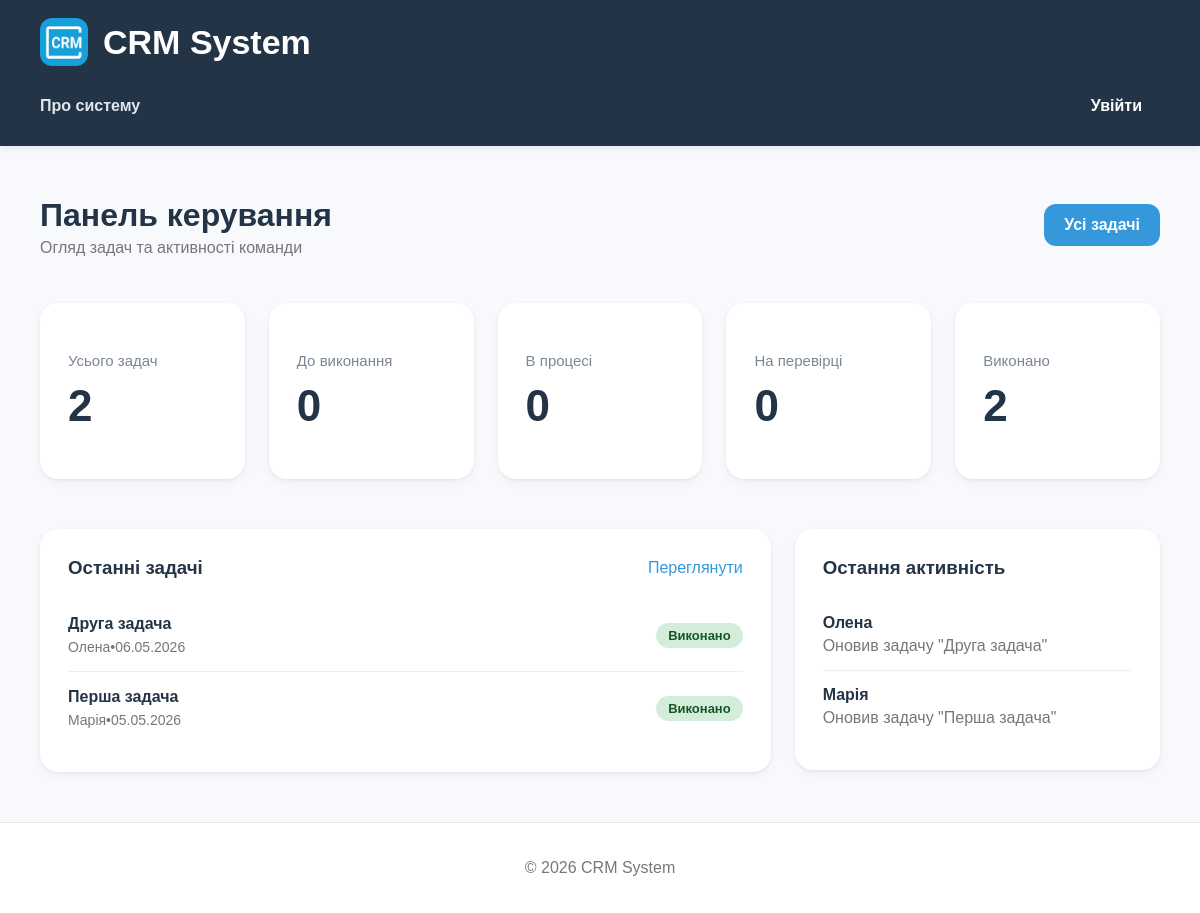
The app's page /, older data.
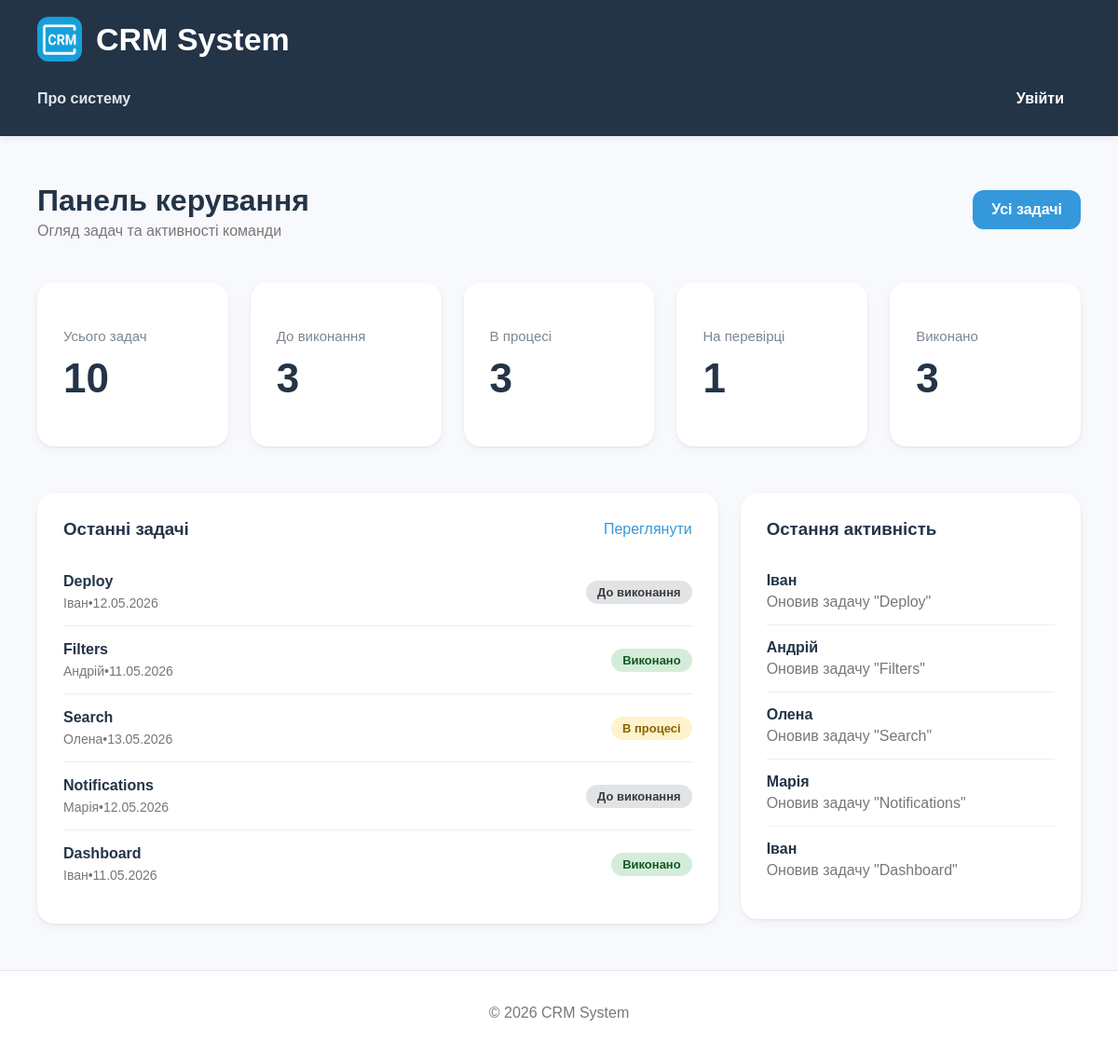
The same page, newer data.
### srm_app/models.py (models this page shows, shortened)
class Task(models.Model):
    STATUS_CHOICES = [
        ('todo', 'До виконання'),
        ('in_progress', 'В процесі'),
        ('review', 'На перевірці'),
        ('done', 'Виконано'),
    ]
    PRIORITY_CHOICES = [
        ('low', 'Низький'),
        ('medium', 'Середній'),
        ('high', 'Високий'),
        ('urgent', 'Терміновий'),
    ]
    title = models.CharField(max_length=255)
    description = models.TextField()
    status = models.CharField(max_length=20, choices=STATUS_CHOICES, default='todo')
    priority = models.CharField(max_length=20, choices=PRIORITY_CHOICES, default='low')
    assignee = models.CharField(max_length=100)
    deadline = models.DateTimeField()
    created_at = models.DateTimeField(auto_now_add=True)

### srm_app/views.py (the view)
# urls.py: 2. Add a URL to urlpatterns:  path('', views.home, name='home')
def home(request):
    total_tasks = Task.objects.count()
    todo_tasks = Task.objects.filter(status='todo').count()
    in_progress_tasks = Task.objects.filter( status='in_progress').count()
    review_tasks = Task.objects.filter(status='review').count()
    done_tasks = Task.objects.filter( status='done').count()
    latest_tasks = Task.objects.order_by('-created_at')[:5]
    context = {
        'total_tasks': total_tasks,
        'todo_tasks': todo_tasks,
        'in_progress_tasks': in_progress_tasks,
        'done_tasks': done_tasks,
        'review_tasks': review_tasks,
        'latest_tasks': latest_tasks,
    }
    return render(request, 'srm_app/home.html', context)

### srm_app/templates/srm_app/home.html (shortened to what this page needs)
{% extends 'srm_app/base.html' %}
{% block content %}
<div class="dashboard-header">
    <div>
        <h1>Панель керування</h1>
        <p>Огляд задач та активності команди</p>
    </div>
    <a class="btn" href="{% url 'task_list' %}">Усі задачі</a>
</div>
<div class="stats-grid">
    <div class="card stat-card">
        <p>Усього задач</p>
        <h2>{{ total_tasks }}</h2>
    </div>
    <div class="card stat-card">
        <p>До виконання</p>
        <h2>{{ todo_tasks }}</h2>
    </div>
    <div class="card stat-card">
        <p>В процесі</p>
        <h2>{{ in_progress_tasks }}</h2>
    </div>
    <div class="card stat-card">
        <p>На перевірці</p>
        <h2>{{ review_tasks }}</h2>
    </div>
    <div class="card stat-card">
        <p>Виконано</p>
        <h2>{{ done_tasks }}</h2>
    </div>
</div>
<div class="dashboard-grid">
    <div class="card">
        <div class="section-title">
            <h3>Останні задачі</h3>
            <a href="{% url 'task_list' %}">Переглянути</a>
        </div>
        {% for task in latest_tasks %}
            <div class="recent-task">
                <div>
                    <strong>{{ task.title }}</strong>
                    <p>{{ task.assignee }}•{{ task.deadline|date:"d.m.Y" }}</p>
                </div>
                <span class="task-status status-{{ task.status }}">
                    {{ task.get_status_display }}
                </span>
            </div>
        {% empty %}
            <p>Задач поки немає</p>
        {% endfor %}
    </div>
    <div class="card">
        <div class="section-title">
            <h3>Остання активність</h3>
        </div>
        {% for task in latest_tasks %}
            <div class="activity-item">
                <strong>{{ task.assignee }}</strong>
                <p>Оновив задачу "{{ task.title }}"</p>
            </div>
        {% empty %}
            <p>Активності немає</p>
        {% endfor %}
    </div>
</div>
{% endblock %}

### srm_app/templates/srm_app/base.html (shortened to what this page needs)
<!DOCTYPE html>
<html lang="uk">
<head>
    {% load static %}
    <link rel="stylesheet" href="{% static 'srm_app/css/style.css' %}">
</head>
<body>
{% include 'srm_app/includes/header.html' %}
<main>
    {% block content %}
    {% endblock %}
</main>
{% include 'srm_app/includes/footer.html' %}
</body>
</html>

### srm_app/templates/srm_app/includes/header.html (shortened to what this page needs)
{% load static %}
<header>
    <div class="header-flex">
        <img src="{% static 'srm_app/images/logo.png' %}" class="logo">
        <h2>CRM System</h2>
    </div>
    <nav>
        <a href="{% url 'about' %}">Про систему</a>
        <div class="nav-auth">
        {% if user.is_authenticated %}
            <span class="nav-user">{{ user.username }}</span>
            <form method="post" action="{% url 'logout' %}">
                {% csrf_token %}
                <button type="submit" class="logout-btn">
                    Вийти
                </button>
            </form>
        {% else %}
            <a href="{% url 'login' %}" class="login-link">
                Увійти
            </a>
        {% endif %}
    </div>
</nav>
</header>

### srm_app/templates/srm_app/includes/footer.html
<footer>
    <p>© 2026 CRM System</p>
</footer>

### srm_app/static/srm_app/css/style.css (style rules this page uses)
body { margin: 0; font-family: Arial, sans-serif; background-color: #f7f9fc; color: #243447; min-height: 100vh; display: flex; flex-direction: column; }
header { background-color: #243447; color: white; padding: 18px 40px; box-shadow: 0 2px 8px rgba(0, 0, 0, 0.08); }
.header-flex { display: flex; align-items: center; gap: 15px; }
.logo { width: 48px; height: 48px; border-radius: 12px; }
header h2 { margin: 0; font-size: 34px; }
nav { margin-top: 18px; display: flex; align-items: center; gap: 25px; min-height: 44px; }
.nav-auth { margin-left: auto; display: flex; align-items: center; gap: 18px; }
nav a { color: #dfe6ee; text-decoration: none; font-weight: 600; transition: 0.2s; position: relative; }
main { flex: 1; width: 100%; max-width: 1500px; margin: 30px auto; padding: 0 40px; box-sizing: border-box; }
.card { background-color: white; border-radius: 18px; padding: 28px; margin-bottom: 20px; box-shadow: 0 4px 10px rgba(0, 0, 0, 0.04), 0 1px 3px rgba(0, 0, 0, 0.06); transition: 0.2s; }
.task-status { display: inline-block; padding: 5px 12px; border-radius: 20px; font-size: 13px; font-weight: bold; }
.status-done { background-color: #d4edda; color: #155724; }
.status-in_progress { background-color: #fff3cd; color: #856404; }
.status-todo { background-color: #e2e3e5; color: #383d41; }
.dashboard-header { display: flex; justify-content: space-between; align-items: center; margin-bottom: 30px; }
.dashboard-header h1 { margin-bottom: 5px; }
.dashboard-header p { color: #777; margin-top: 0; }
.stats-grid { display: grid; grid-template-columns: repeat(5, 1fr); gap: 24px; margin-bottom: 30px; }
.stat-card { min-height: 120px; display: flex; flex-direction: column; justify-content: center; }
.stat-card h2 { margin: 12px 0 0; font-size: 44px; color: #243447; }
.stat-card p { margin: 0; color: #7b8794; font-size: 15px; }
.dashboard-grid { display: grid; grid-template-columns: 2fr 1fr; gap: 24px; align-items: start; }
.section-title { display: flex; justify-content: space-between; align-items: center; margin-bottom: 20px; }
.section-title h3 { margin: 0; }
.section-title a { text-decoration: none; color: #3498db; }
.recent-task { display: flex; justify-content: space-between; align-items: center; padding: 16px 0; border-bottom: 1px solid #eee; }
.recent-task:last-child { border-bottom: none; }
.recent-task p { margin: 6px 0 0; color: #777; font-size: 14px; }
.activity-item { padding: 15px 0; border-bottom: 1px solid #eee; }
.activity-item:last-child { border-bottom: none; }
.activity-item p { margin: 5px 0 0; color: #777; }
.btn { display: inline-flex; align-items: center; justify-content: center; background-color: #3498db; color: white; text-decoration: none; padding: 12px 20px; border-radius: 12px; transition: 0.2s; font-weight: 600; border: none; cursor: pointer; }
footer { margin-top: auto; width: 100%; background-color: white; border-top: 1px solid #e5e7eb; padding: 20px 0; display: flex; justify-content: center; align-items: center; color: #777; }
.login-link { color: white; text-decoration: none; font-weight: 600; padding: 10px 18px; border-radius: 10px; transition: 0.2s; }

Row changes from the older to the newer data that the page shows:
removed Task: title "Друга задача", assignee "Олена", deadline "06.05.2026", status "Виконано"
removed Task: title "Перша задача", assignee "Марія", deadline "05.05.2026", status "Виконано"
added Task: title "Deploy", assignee "Іван", deadline "12.05.2026", status "До виконання"
added Task: title "Filters", assignee "Андрій", deadline "11.05.2026", status "Виконано"
added Task: title "Search", assignee "Олена", deadline "13.05.2026", status "В процесі"
added Task: title "Notifications", assignee "Марія", deadline "12.05.2026", status "До виконання"
added Task: title "Dashboard", assignee "Іван", deadline "11.05.2026", status "Виконано"
Text that changed along with them:
{{ total_tasks }}: "2" → "10"
{{ todo_tasks }}: "0" → "3"
{{ in_progress_tasks }}: "0" → "3"
{{ review_tasks }}: "0" → "1"
{{ done_tasks }}: "2" → "3"
